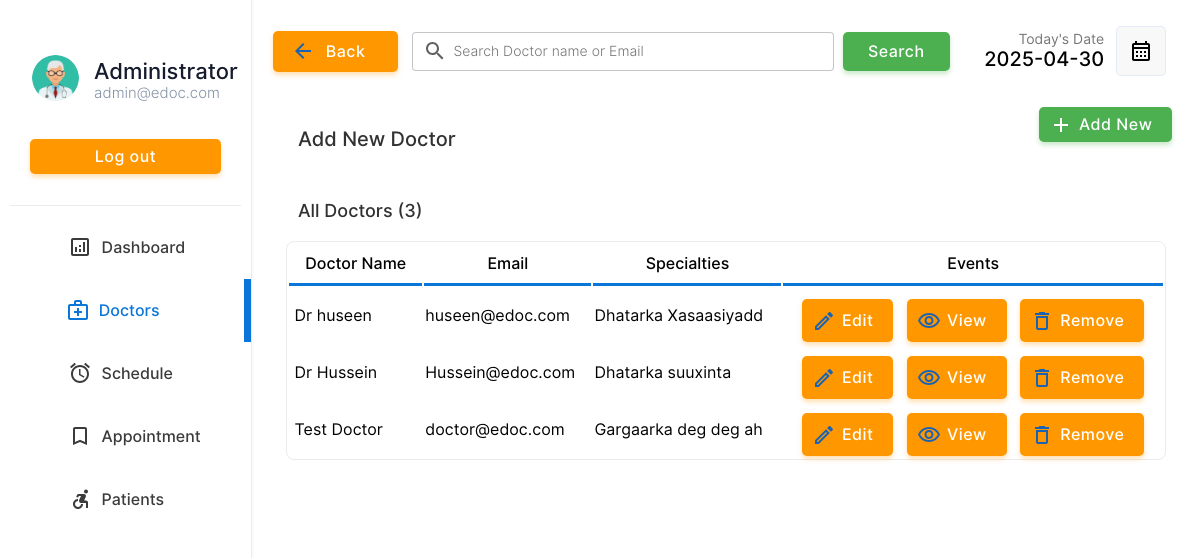
Screenshot of /doctor/doctors.php (signed in) with the database file from the repository.
### tables this page shows
CREATE TABLE `doctor` (
  `docid` int(11) NOT NULL,
  `docemail` varchar(255) DEFAULT NULL,
  `docname` varchar(255) DEFAULT NULL,
  `docpassword` varchar(255) DEFAULT NULL,
  `docnic` varchar(15) DEFAULT NULL,
  `doctel` varchar(15) DEFAULT NULL,
  `specialties` int(2) DEFAULT NULL
);

CREATE TABLE `specialties` (
  `id` int(2) NOT NULL,
  `sname` varchar(50) DEFAULT NULL
);

### doctor/doctors.php (the view, shortened to what this page needs)
<!DOCTYPE html>
<html lang="en">
<head>
    <link rel="stylesheet" href="../css/animations.css">
    <link rel="stylesheet" href="../css/main.css">
    <link rel="stylesheet" href="../css/admin.css">
</head>
<body>
    <?php
    include("../connection.php");
    ?>
    <div class="container">
        <div class="menu">
            <table class="menu-container" border="0">
                <tr>
                    <td style="padding:10px" colspan="2">
                        <table border="0" class="profile-container">
                            <tr>
                                <td width="30%" style="padding-left:20px" >
                                    <img src="../img/user.png" alt="" width="100%" style="border-radius:50%">
                                </td>
                                <td style="padding:0px;margin:0px;">
                                    <p class="profile-title">Administrator</p>
                                    <p class="profile-subtitle">admin@edoc.com</p>
                                </td>
                            </tr>
                            <tr>
                                <td colspan="2">
                                <a href="../logout.php" ><input type="button" value="Log out" class="logout-btn btn-primary-soft btn"></a>
                                </td>
                            </tr>
                    </table>
                    </td>
                </tr>
                <tr class="menu-row" >
                    <td class="menu-btn menu-icon-dashbord" >
                        <a href="index.php" class="non-style-link-menu"><div><p class="menu-text">Dashboard</p></a></div></a>
                <tr class="menu-row">
                    <td class="menu-btn menu-icon-doctor menu-active menu-icon-doctor-active">
                        <a href="doctors.php" class="non-style-link-menu non-style-link-menu-active"><div><p class="menu-text">Doctors</p></a></div>
                <tr class="menu-row" >
                    <td class="menu-btn menu-icon-schedule">
                        <a href="schedule.php" class="non-style-link-menu"><div><p class="menu-text">Schedule</p></div></a>
                    </td>
                </tr>
                <tr class="menu-row">
                    <td class="menu-btn menu-icon-appoinment">
                        <a href="appointment.php" class="non-style-link-menu"><div><p class="menu-text">Appointment</p></a></div>
                    </td>
                </tr>
                <tr class="menu-row" >
                    <td class="menu-btn menu-icon-patient">
                        <a href="patient.php" class="non-style-link-menu"><div><p class="menu-text">Patients</p></a></div>
                    </td>
                </tr>
        <div class="dash-body">
            <table border="0" width="100%" style=" border-spacing: 0;margin:0;padding:0;margin-top:25px; ">
                <tr >
                    <td width="13%">
                        <a href="doctors.php" ><button  class="login-btn btn-primary-soft btn btn-icon-back"  style="padding-top:11px;padding-bottom:11px;margin-left:20px;width:125px"><font class="tn-in-text">Back</font></button></a>
                    </td>
                    <td>
                        <form action="" method="post" class="header-search">
                            <input type="search" name="search" class="input-text header-searchbar" placeholder="Search Doctor name or Email" list="doctors">&nbsp;&nbsp;
                            <?php
                                $list11 = $database->query("select  docname,docemail from  doctor;");
?>
                            <input type="Submit" value="Search" class="login-btn btn-primary btn" style="padding-left: 25px;padding-right: 25px;padding-top: 10px;padding-bottom: 10px;">
                        </form>
                    </td>
                    <td width="15%">
                        <p style="font-size: 14px;color: rgb(119, 119, 119);padding: 0;margin: 0;text-align: right;">
                            Today's Date
                        </p>
                        <p class="heading-sub12" style="padding: 0;margin: 0;">
                            <?php
                        $date = date('Y-m-d');
                        echo $date;
                        ?>
                        </p>
                    </td>
                    <td width="10%">
                        <button  class="btn-label"  style="display: flex;justify-content: center;align-items: center;"><img src="../img/calendar.svg" width="100%"></button>
                    </td>
                </tr>
                <tr >
                    <td colspan="2" style="padding-top:30px;">
                        <p class="heading-main12" style="margin-left: 45px;font-size:20px;color:rgb(49, 49, 49)">Add New Doctor</p>
                    </td>
                    <td colspan="2">
                        <a href="?action=add&id=none&error=0" class="non-style-link"><button  class="login-btn btn-primary btn button-icon"  style="display: flex;justify-content: center;align-items: center;margin-left:75px;background-image: url('../img/icons/add.svg');">Add New</font></button>
                            </a></td>
                </tr>
                <tr>
                    <td colspan="4" style="padding-top:10px;">
                        <p class="heading-main12" style="margin-left: 45px;font-size:18px;color:rgb(49, 49, 49)">All Doctors (<?php echo $list11->num_rows; ?>)</p>
                    </td>
                </tr>
                <?php
                    if($_POST){
                        $keyword=$_POST["search"];
                        $sqlmain= "select * from doctor where docemail='$keyword' or docname='$keyword' or docname like '$keyword%' or docname like '%$keyword' or docname like '%$keyword%'";
                    }else{
                        $sqlmain= "select * from doctor order by docid desc";
                    }
                ?>
                <tr>
                   <td colspan="4">
                       <center>
                        <div class="abc scroll">
                        <table width="93%" class="sub-table scrolldown" border="0">
                        <thead>
                        <tr>
                                <th class="table-headin">
                                Doctor Name
                                </th>
                                <th class="table-headin">
                                    Email
                                </th>
                                <th class="table-headin">
                                    Specialties
                                </th>
                                <th class="table-headin">
                                    Events
                                </tr>
                        </thead>
                        <tbody>
                            <?php
                                $result= $database->query($sqlmain);
                                if($result->num_rows==0){
                                    echo '<tr>
                                    <td colspan="4">
                                    <br><br><br><br>
                                    <center>
                                    <img src="../img/notfound.svg" width="25%">
                                    <br>
                                    <p class="heading-main12" style="margin-left: 45px;font-size:20px;color:rgb(49, 49, 49)">We  couldnt find anything related to your keywords !</p>
                                    <a class="non-style-link" href="doctors.php"><button  class="login-btn btn-primary-soft btn"  style="display: flex;justify-content: center;align-items: center;margin-left:20px;">&nbsp; Show all Doctors &nbsp;</font></button>
                                    </a>
                                    </center>
                                    <br><br><br><br>
                                    </td>
                                    </tr>';
                                }
                                else{
                                for ( $x=0; $x<$result->num_rows;$x++){
                                    $row=$result->fetch_assoc();
                                    $docid=$row["docid"];
                                    $name=$row["docname"];
                                    $email=$row["docemail"];
                                    $spe=$row["specialties"];
                                    $spcil_res= $database->query("select sname from specialties where id='$spe'");
                                    $spcil_array= $spcil_res->fetch_assoc();
                                    $spcil_name=$spcil_array["sname"];
                                    echo '<tr>
                                        <td> &nbsp;'.
                                        substr($name,0,30)
                                        .'</td>
                                        <td>
                                        '.substr($email,0,20).'
                                        </td>
                                        <td>
                                            '.substr($spcil_name,0,20).'
                                        </td>
                                        <td>
                                        <div style="display:flex;justify-content: center;">
                                        <a href="?action=edit&id='.$docid.'&error=0" class="non-style-link"><button  class="btn-primary-soft btn button-icon btn-edit"  style="padding-left: 40px;padding-top: 12px;padding-bottom: 12px;margin-top: 10px;"><font class="tn-in-text">Edit</font></button></a>
                                        &nbsp;&nbsp;&nbsp;
                                        <a href="?action=view&id='.$docid.'" class="non-style-link"><button  class="btn-primary-soft btn button-icon btn-view"  style="padding-left: 40px;padding-top: 12px;padding-bottom: 12px;margin-top: 10px;"><font class="tn-in-text">View</font></button></a>
                                       &nbsp;&nbsp;&nbsp;
                                       <a href="?action=drop&id='.$docid.'&name='.$name.'" class="non-style-link"><button  class="btn-primary-soft btn button-icon btn-delete"  style="padding-left: 40px;padding-top: 12px;padding-bottom: 12px;margin-top: 10px;"><font class="tn-in-text">Remove</font></button></a>
                                        </div>
                                        </td>
                                    </tr>';
                                }
                            }
                            ?>
                            </tbody>
                        </table>
                        </div>
                        </center>
                   </td>
                </tr>
            </table>
        </div>
</body>
</html>

### css/main.css (style rules this page uses)
:root { --primarycolor: #0A76D8; --primarycolorhover: #006dd3; --btnice:#D8EBFA; --btnnicetext:#1b62b3; }
body { margin: 0; padding: 0; border-spacing: 0; font-family: 'Inter', sans-serif; }
.input-text { border-radius: 4px; border: 0.5px solid rgb(226, 226, 226); padding: 10px; width: 92%; transition: 0.2s; outline: none; }
.input-text { border: 1px solid #e9ecef; font-size: 14px; line-height: 26px; background-color: #fff; display: block; width: 100%; padding: .375rem .75rem; font-weight: 300; line-height: 1.5; color: #212529; background-color: #fff; background-clip: padding-box; -webkit-appearance: none; -moz-appearance: none; appearance: none; border-radius: .25rem; transition: border-color .15s ease-in-out,box-shadow .15s ease-in-out; }
.input-text::placeholder { font-family: 'Inter', sans-serif; }
.btn { cursor: pointer; padding: 8px 20px; outline: none; text-decoration: none; font-size: 15px; letter-spacing: 0.5px; transition: all 0.3s; border-radius: 5px; font-family: 'Inter', sans-serif; background-color: #FF5722; color: white; border: none; font-weight: 500; font-size: 16px; box-shadow: 0 3px 5px 0 rgba(255, 87, 34, 0.3); }
.btn-primary { background-color: #4CAF50; border-color: #4CAF50; color: white; box-shadow: 0 3px 5px 0 rgba(76, 175, 80, 0.3); }
.btn-primary-soft { background-color: #FF9800; color: white; border: none; font-weight: 500; font-size: 16px; box-shadow: 0 3px 5px 0 rgba(255, 152, 0, 0.3); }
.non-style-link:link, .non-style-link:visited, .non-style-link:hover, .non-style-link:active { text-decoration: none; color: rgb(43, 43, 43); }
.btn-label { margin-left: 10px; padding: 12px 12px; outline: none; text-decoration: none; font-size: 15px; letter-spacing: 0.5px; transition: all 0.3s; border-radius: 5px; background-color: #f0f0f073; border: 1px solid rgba(57,108,240,0.1) ; font-family: 'Inter', sans-serif; }
.sub-table { border: 1px solid #ebebeb; border-radius: 8px; }
.table-headin { font-size: 16px; font-weight: 500; padding: 10px; border-bottom: 3px solid var(--primarycolor); }
.abc { width: 100%; height: 550px; overflow: auto; }
input[type=search] { background-image: url('../img/search.svg'); background-position: 10px 50%; background-repeat: no-repeat; transition: 0.5s; padding: 8px 20px 8px 40px; }
.button-icon { background-position: 10px 50%; background-repeat: no-repeat; transition: 0.5s; padding: 8px 20px 8px 40px; }
.menu-btn { padding:6px; color: #3b3b3b; background-position: 30% 50%; background-repeat: no-repeat; transition: 0.5s; }
.menu-text { padding-left: 40%; font-weight: 500; font-size: 16px; }
.menu-active { color: var(--primarycolor); border-right: 7px solid var(--primarycolor); background-color: var(); }
.non-style-link-menu:link, .non-style-link-menu:visited, .non-style-link-menu:active { text-decoration: none; color: #3b3b3b; }
.non-style-link-menu-active:link, .non-style-link-menu-active:visited, .non-style-link-menu-active:active { text-decoration: none; color: var(--primarycolor); }
.menu-icon-dashbord { background-image: url('../img/icons/dashboard.svg'); }
.menu-icon-doctor { background-image: url('../img/icons/doctors.svg'); }
.menu-icon-schedule { background-image: url('../img/icons/schedule.svg'); }
.menu-icon-appoinment { background-image: url('../img/icons/book.svg'); }
.menu-icon-patient { background-image: url('../img/icons/patients.svg'); }
.menu-icon-doctor:hover,.menu-icon-doctor-active { color: var(--primarycolor); background-image: url('../img/icons/doctors-hover.svg'); }
.btn-icon-back { background-image: url('../img/icons/back-iceblue.svg'); background-position: 18px 50%; background-repeat: no-repeat; transition: 0.5s; padding: 8px 20px 8px 40px; }
.btn-edit { background-image: url('../img/icons/edit-iceblue.svg'); }
.btn-view { background-image: url('../img/icons/view-iceblue.svg'); }
.btn-delete { background-image: url('../img/icons/delete-iceblue.svg'); }

### doctor/doctors.php (style rules this page uses)
.sub-table { animation: transitionIn-Y-bottom 0.5s; }

### rows the page displays
doctor: docname "Dr huseen", docemail "huseen@edoc.com", specialties.sname "Dhatarka Xasaasiyadd"
doctor: docname "Dr Hussein", docemail "Hussein@edoc.com", specialties.sname "Dhatarka suuxinta"
doctor: docname "Test Doctor", docemail "doctor@edoc.com", specialties.sname "Gargaarka deg deg ah"

### other values shown
$list11->num_rows "3"
